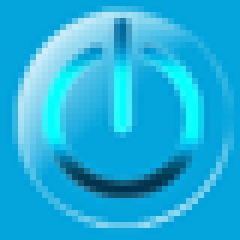
#> input picture Resources/CloseNormal.png, 40 x 40 px, given in place of uploaded_image_1766684875832.png, which was not available (shown 6 times larger)
$ python process_zombie.py
#> lines starting #> are read from the running program, lines starting #| are printed output that depends on the picture; after the words box and inside, x2 and y2 are one past the last pixel; in counts of white or black regions, pixels touching at a corner belong together; pictures that were not available may be replaced by others from this repository, and a replacement may not be noted
import cv2
import numpy as np
import os

def process_image(input_path, output_path):
    print(f"Processing {input_path}...")

    img = cv2.imread(input_path, cv2.IMREAD_UNCHANGED) # Load with alpha if possible
#> img is the input picture: shape (40, 40, 4); mean B, G, R, A 220.4, 175.8, 30.2, 64.7
    if img is None:
        print("Error: Could not load image")
        return

    # If image has alpha channel, use it for mask
    if img.shape[2] == 4:
        alpha = img[:, :, 3]
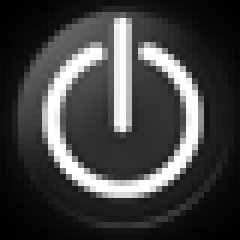
#> alpha: shape (40, 40) (shown 6 times larger); min 0, max 255, mean 64.7
        _, mask = cv2.threshold(alpha, 10, 255, cv2.THRESH_BINARY)
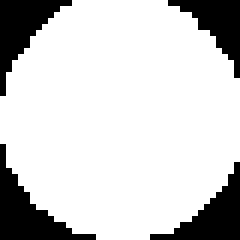
#> mask: shape (40, 40) (shown 6 times larger); 80.9% white; 4 black regions
    else:
        # Assume white/solid background if no alpha?
        # Or just try to crop content.
        # Let's create a mask from "not background".
        # Assume top-left pixel is background?
        gray = cv2.cvtColor(img, cv2.COLOR_BGR2GRAY)
        # Simple thresholding might not work if bg is complex.
        # But usually these uploads have white or transparent bg.
        # Let's rely on finding contours of "content".
        # In this specific case, let's assume non-white/non-transparent.
        # But `process_slime` used color tracking.
        # This zombie is skeletal.
        # Let's try simple alpha check first.
        # If 3 channels, create alpha.
        mask = cv2.cvtColor(img, cv2.COLOR_BGR2GRAY)
        _, mask = cv2.threshold(mask, 240, 255, cv2.THRESH_BINARY_INV) # Assume white bg

    # Find contours
    contours, _ = cv2.findContours(mask, cv2.RETR_EXTERNAL, cv2.CHAIN_APPROX_SIMPLE)
#> contours = 1 contour; box (x1, y1, x2, y2) and area: (0, 0, 40, 40) 1237

    if not contours:
        print("Error: No content found")
        # Just save original if fail
        cv2.imwrite(output_path, img)
        return

    # Bounding box of all contours
    x_min, y_min = img.shape[1], img.shape[0]
#> x_min = 40; y_min = 40
    x_max, y_max = 0, 0

    for c in contours:
        x, y, w, h = cv2.boundingRect(c)
        if w * h < 50: continue # Ignore noise
        x_min = min(x_min, x)
        y_min = min(y_min, y)
        x_max = max(x_max, x + w)
        y_max = max(y_max, y + h)
#> this loop made 1 pass
#> (x, y, w, h, x_min, y_min, x_max, y_max) on pass 1: (0, 0, 40, 40, 0, 0, 40, 40)

    if x_max < x_min:
        print("No valid content found")
        return

    # Crop
    pad = 1
    x = max(0, x_min - pad)
    y = max(0, y_min - pad)
    w = min(img.shape[1], x_max + pad) - x
    h = min(img.shape[0], y_max + pad) - y

    cropped = img[y:y+h, x:x+w]

    # Resize to match "Player Size"
    # Height approx 40-48 px.
    target_h = 42
    scale = target_h / h
#> scale = 1.05
    new_w = int(w * scale)
#> new_w = 42
    new_h = int(h * scale)
#> new_h = 42

    print(f"Resizing from {w}x{h} to {new_w}x{new_h}")
#| Resizing from 40x40 to 42x42
    resized = cv2.resize(cropped, (new_w, new_h), interpolation=cv2.INTER_NEAREST)
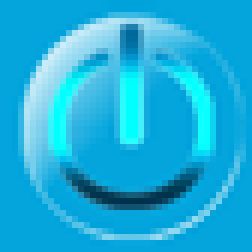
#> resized: shape (42, 42, 4) (shown 6 times larger); mean B, G, R, A 220.5, 175.8, 28.4, 64.6

    # Ensure directory
    os.makedirs(os.path.dirname(output_path), exist_ok=True)

    cv2.imwrite(output_path, resized)
    print(f"Saved to {output_path}")

try:
    process_image(r"C:\Users\20567\.gemini\antigravity\brain\cce23767-f648-4b68-899b-7b5cbc96fe1c\uploaded_image_1766684875832.png", r"F:\123\Sigeluguanshou\Resources\monsters\zombie.png")
except Exception as e:
    print(f"Exception: {e}")
